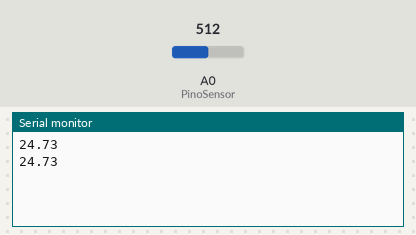
Bench run of a sketch on a simulated Arduino Uno, built with avr-gcc and run on an emulated ATmega328P. Shown: the last lines printed to the serial monitor. Inputs (shaded band) come from the test bench; at power-on: A0 (PinoSensor) = 512.

Above: at 1.8 s.
1.9 s: A0 (PinoSensor) set to 716
At 2.8 s:
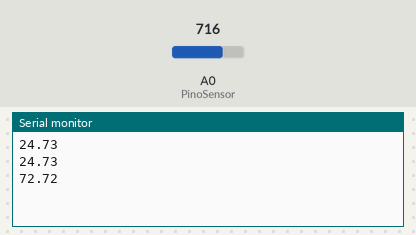
3.4 s: A0 (PinoSensor) set to 900
At 4.5 s:
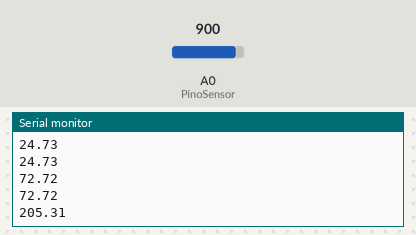
Timing chart, 0 to 6.4 s (numbered marks = the images above; inputs shaded):
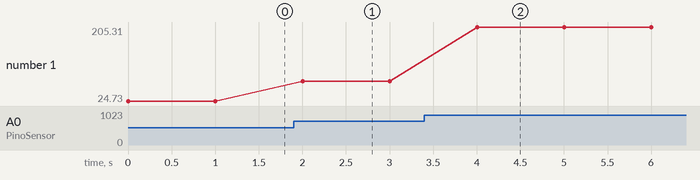

The sketch:

arduino.ino
```cpp
#include <math.h>

const int PinoSensor = 0; //pino Anlógico de Entrada 0
int ValorSensor = 0;

//Coeficientes de Calibração:
double p1 = 0.001251;
double p2 = -1.301;
double p3 = 362.9;

double  ValorCalibrado (double p1, double p2, double p3, int valorSensor){
  return (p1*pow(valorSensor,2)+p2*valorSensor+p3);
}

void setup(){
 Serial.begin(9600);
}
 void loop(){
 ValorSensor = analogRead(PinoSensor);
 Serial.println(ValorCalibrado(p1,p2,p3,ValorSensor));
 delay(1000);
}
```

Measured:
- after the input at 1.9 s, the serial monitor: prints a new line after 0.10 s (image 1)
- after the input at 3.4 s, the serial monitor: prints a new line after 0.60 s (image 2)
- plotted number 1: 24.73 → 72.72 after the input at 1.9 s, 72.72 → 205.31 after the input at 3.4 s
